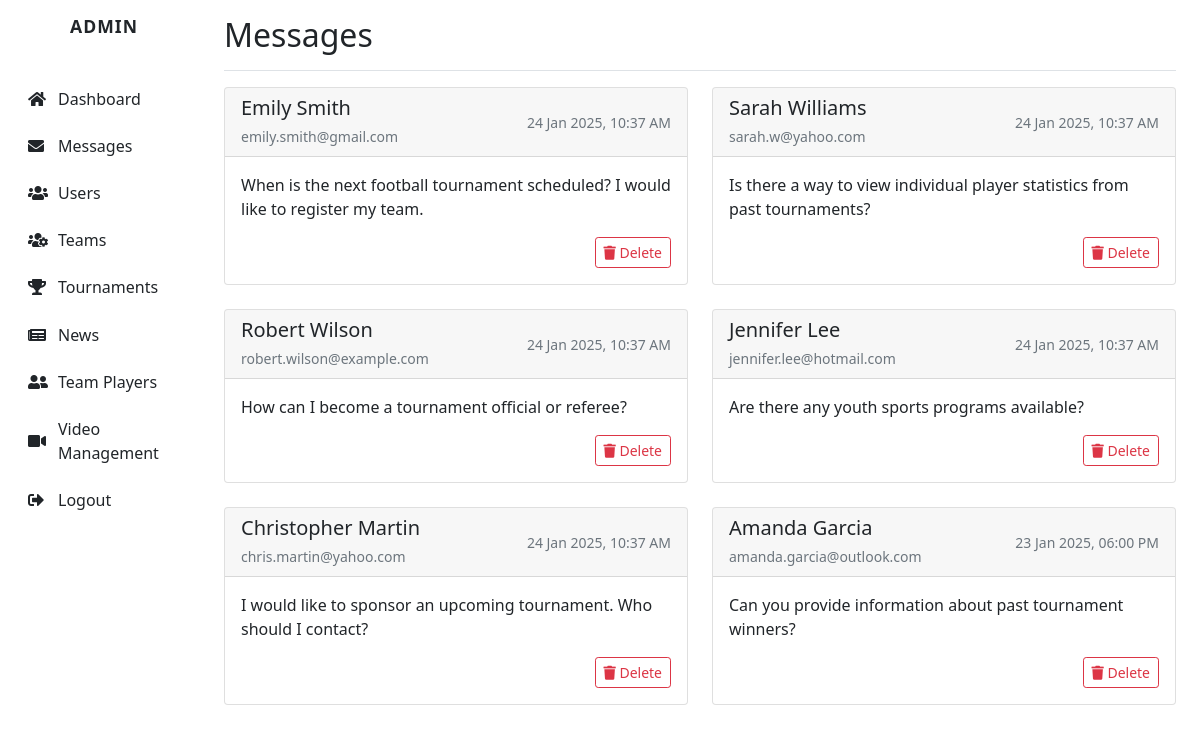
The page /Admin/messages.php (signed in) on the database its author committed.
### tables this page shows
CREATE TABLE `contact` (
  `id` int(11) NOT NULL AUTO_INCREMENT,
  `full_name` varchar(100) NOT NULL,
  `email` varchar(100) NOT NULL,
  `message` text NOT NULL,
  `created_at` timestamp NOT NULL DEFAULT current_timestamp(),
  PRIMARY KEY (`id`)
);

### Admin/messages.php (the view, shortened to what this page needs)
<?php
require_once 'config.php';
try {
    $messages_query = $conn->query("
        SELECT
            id,
            full_name,
            email,
            message,
            created_at
        FROM contact
        ORDER BY created_at DESC
    ");
    $messages = $messages_query->fetchAll(PDO::FETCH_ASSOC);
} catch (PDOException $e) {
    $messages = [];
    $_SESSION['error'] = "Error fetching messages: " . $e->getMessage();
}
?>
<!DOCTYPE html>
<html lang="en">
<head>
    <link href="https://cdn.jsdelivr.net/npm/bootstrap@5.1.3/dist/css/bootstrap.min.css" rel="stylesheet">
    <link href="https://cdnjs.cloudflare.com/ajax/libs/font-awesome/5.15.3/css/all.min.css" rel="stylesheet">
</head>
<body>
    <div class="container-fluid">
        <div class="row">
            <?php include 'component/sidebar.php'; ?>
            <main class="col-md-10 ms-sm-auto px-4">
                <div class="d-flex justify-content-between flex-wrap flex-md-nowrap align-items-center pt-3 pb-2 mb-3 border-bottom">
                    <h1 class="h2">Messages</h1>
                </div>
                <div class="row">
                    <?php if (empty($messages)): ?>
                        <div class="col-12">
                            <div class="alert alert-info text-center">
                                No messages found.
                            </div>
                        </div>
                    <?php else: ?>
                        <?php foreach ($messages as $msg): ?>
                            <div class="col-md-6 mb-4">
                                <div class="card message-card">
                                    <div class="card-header d-flex justify-content-between align-items-center">
                                        <div>
                                            <h5 class="card-title mb-1">
                                                <?php echo htmlspecialchars($msg['full_name']); ?>
                                            </h5>
                                            <small class="text-muted">
                                                <?php echo htmlspecialchars($msg['email']); ?>
                                            </small>
                                        </div>
                                        <small class="text-muted">
                                            <?php echo date('d M Y, h:i A', strtotime($msg['created_at'])); ?>
                                        </small>
                                    </div>
                                    <div class="card-body">
                                        <p class="card-text">
                                            <?php echo htmlspecialchars($msg['message']); ?>
                                        </p>
                                        <div class="text-end">
                                            <a href="messages.php?delete=<?php echo $msg['id']; ?>"
                                               class="btn btn-sm btn-outline-danger"
                                               onclick="return confirm('Are you sure you want to delete this message?');">
                                                <i class="fas fa-trash"></i> Delete
                                            </a>
                                        </div>
                                    </div>
                                </div>
                            </div>
                        <?php endforeach; ?>
                    <?php endif; ?>
                </div>
            </main>
        </div>
    </div>
</body>
</html>

### Admin/messages.php (style rules this page uses)
.message-card { transition: transform 0.3s; }

### rows shown on the page
contact: full_name "Emily Smith", email "emily.smith@gmail.com", created_at "24 Jan 2025, 10:37 AM", message "When is the next football tournament scheduled? I would like to register my team."
contact: full_name "Sarah Williams", email "sarah.w@yahoo.com", created_at "24 Jan 2025, 10:37 AM", message "Is there a way to view individual player statistics from past tournaments?"
contact: full_name "Robert Wilson", email "robert.wilson@example.com", created_at "24 Jan 2025, 10:37 AM", message "How can I become a tournament official or referee?"
contact: full_name "Jennifer Lee", email "jennifer.lee@hotmail.com", created_at "24 Jan 2025, 10:37 AM", message "Are there any youth sports programs available?"
contact: full_name "Christopher Martin", email "chris.martin@yahoo.com", created_at "24 Jan 2025, 10:37 AM", message "I would like to sponsor an upcoming tournament. Who should I contact?"
contact: full_name "Amanda Garcia", email "amanda.garcia@outlook.com", created_at "23 Jan 2025, 06:00 PM", message "Can you provide information about past tournament winners?"
